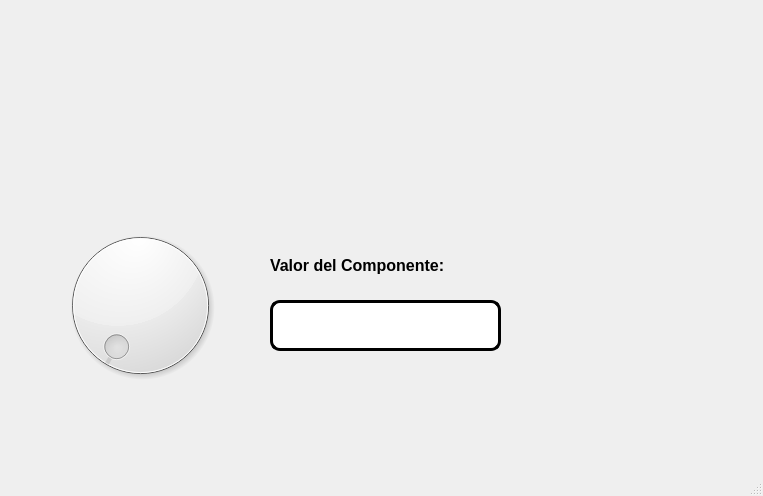
<?xml version="1.0" encoding="UTF-8"?>
<ui version="4.0">
 <class>MainWindow</class>
 <widget class="QMainWindow" name="MainWindow">
  <property name="geometry">
   <rect>
    <x>0</x>
    <y>0</y>
    <width>763</width>
    <height>496</height>
   </rect>
  </property>
  <property name="windowTitle">
   <string>MainWindow</string>
  </property>
  <widget class="QWidget" name="centralwidget">
   <widget class="QDial" name="dial">
    <property name="geometry">
     <rect>
      <x>10</x>
      <y>220</y>
      <width>261</width>
      <height>171</height>
     </rect>
    </property>
   </widget>
   <widget class="QLabel" name="label_5">
    <property name="geometry">
     <rect>
      <x>270</x>
      <y>250</y>
      <width>231</width>
      <height>31</height>
     </rect>
    </property>
    <property name="font">
     <font>
      <pointsize>12</pointsize>
      <weight>75</weight>
      <bold>true</bold>
     </font>
    </property>
    <property name="text">
     <string>Valor del Componente:</string>
    </property>
   </widget>
   <widget class="QLineEdit" name="lineEdit">
    <property name="geometry">
     <rect>
      <x>270</x>
      <y>300</y>
      <width>231</width>
      <height>51</height>
     </rect>
    </property>
    <property name="font">
     <font>
      <pointsize>25</pointsize>
      <weight>75</weight>
      <bold>true</bold>
     </font>
    </property>
    <property name="styleSheet">
     <string notr="true">background-color: rgb(255, 255, 255);
border-radius: 10px;
border: 3px solid black</string>
    </property>
    <property name="alignment">
     <set>Qt::AlignCenter</set>
    </property>
   </widget>
   <widget class="QLabel" name="label_2">
    <property name="geometry">
     <rect>
      <x>10</x>
      <y>20</y>
      <width>151</width>
      <height>111</height>
     </rect>
    </property>
    <property name="styleSheet">
     <string notr="true"/>
    </property>
    <property name="text">
     <string/>
    </property>
    <property name="pixmap">
     <pixmap resource="../Archivos/Recursos.qrc">:/Fotos/logofacultad.jpg</pixmap>
    </property>
    <property name="scaledContents">
     <bool>true</bool>
    </property>
   </widget>
   <widget class="QLabel" name="label_3">
    <property name="geometry">
     <rect>
      <x>580</x>
      <y>20</y>
      <width>161</width>
      <height>111</height>
     </rect>
    </property>
    <property name="styleSheet">
     <string notr="true"/>
    </property>
    <property name="text">
     <string/>
    </property>
    <property name="pixmap">
     <pixmap resource="../Archivos/Recursos.qrc">:/Fotos/logoUAT.jpg</pixmap>
    </property>
    <property name="scaledContents">
     <bool>true</bool>
    </property>
   </widget>
   <widget class="QLabel" name="label_4">
    <property name="geometry">
     <rect>
      <x>580</x>
      <y>300</y>
      <width>161</width>
      <height>121</height>
     </rect>
    </property>
    <property name="styleSheet">
     <string notr="true"/>
    </property>
    <property name="text">
     <string/>
    </property>
    <property name="pixmap">
     <pixmap resource="../Archivos/Recursos.qrc">:/Fotos/kirby buchon.jpg</pixmap>
    </property>
    <property name="scaledContents">
     <bool>true</bool>
    </property>
   </widget>
  </widget>
  <widget class="QMenuBar" name="menubar">
   <property name="geometry">
    <rect>
     <x>0</x>
     <y>0</y>
     <width>763</width>
     <height>26</height>
    </rect>
   </property>
  </widget>
  <widget class="QStatusBar" name="statusbar"/>
 </widget>
 <resources>
  <include location="../Archivos/Recursos.qrc"/>
 </resources>
 <connections/>
</ui>
